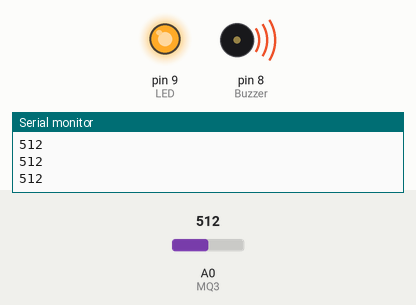
Recording of a sketch running on a simulated Arduino Uno, built with avr-gcc and run on an emulated ATmega328P. Shown: output pins drawn as LEDs (lit = HIGH), buzzer (waves = sounding, pin HIGH), the last lines printed to the serial monitor. The test bench sets the inputs (shaded band); at power-on: A0 (MQ3) = 512.

Above: at 1.3 s.
1.4 s: A0 (MQ3) set to 458
2.9 s: A0 (MQ3) set to 428
At 3.7 s:
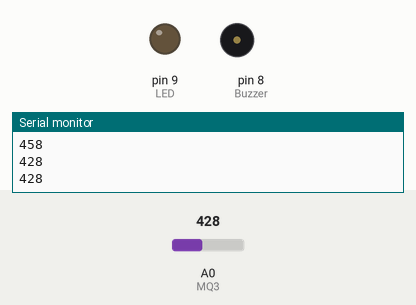
4.5 s: A0 (MQ3) set to 450
At 4.9 s:
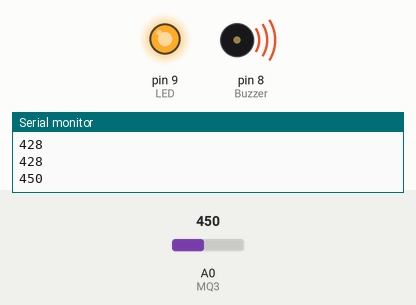
6.0 s: A0 (MQ3) set to 430
At 7.3 s:
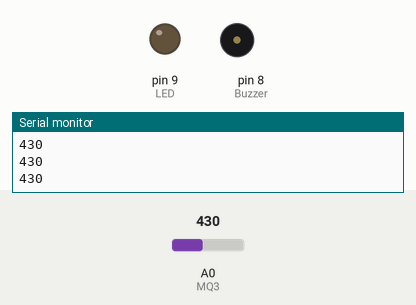
Timing chart, 0 to 8.5 s (numbered marks = the images above; inputs shaded):
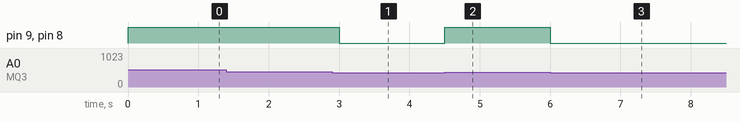

Measured:
- the behaviour switches between 441 and 440 on A0 (MQ3) (found by bisection; images 0 and 1)
- after the input at 2.9 s, pin 9 (LED), pin 8 (Buzzer): HIGH → LOW after 0.10 s
- after the input at 4.5 s, pin 9 (LED), pin 8 (Buzzer): LOW → HIGH at once
- after the input at 6.0 s, pin 9 (LED), pin 8 (Buzzer): HIGH → LOW at once

The sketch:

Alcohol_Detector.ino
```cpp
//Dharani creations
//Alcohol Detector
const int MQ3=0;
const int Buzzer=8;
const int LED=9;
int value;

void setup() {
  Serial.begin(9600);
  pinMode(MQ3, INPUT);
  pinMode(Buzzer, OUTPUT);
  pinMode(LED, OUTPUT);
  digitalWrite(Buzzer,LOW);
  digitalWrite(LED,LOW);

}

void loop()
{
  value= analogRead(MQ3);
  Serial.println(value);

  if(value>440)
  {
    digitalWrite(Buzzer,HIGH);
    digitalWrite(LED,HIGH);
  }else{
    digitalWrite(Buzzer,LOW);
    digitalWrite(LED,LOW);
  }

  delay (500);
}
```
